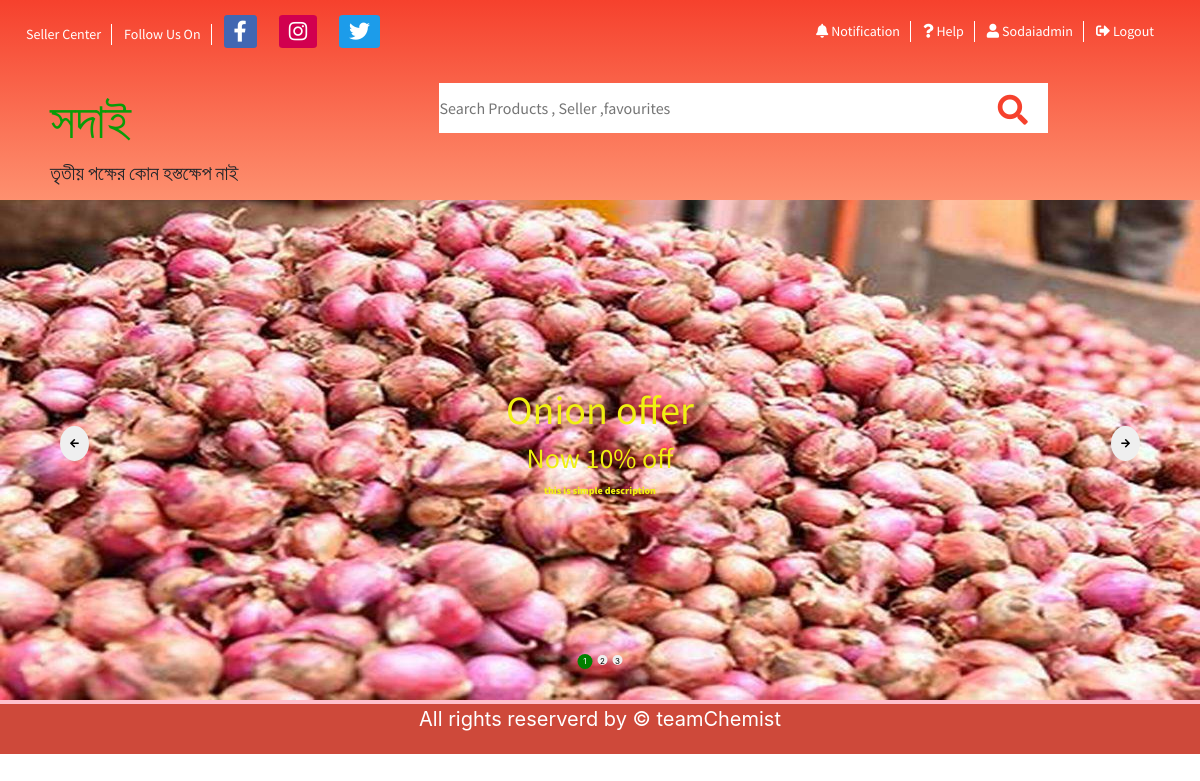
Page /sodai/offers/ (signed in) on the committed database.
### shopUser/models.py (models this page shows, shortened)
class CurrentOffer(models.Model):
    offerName=models.CharField(max_length=200)
    description=models.TextField()
    created_on = models.DateTimeField(auto_now_add=True)
    percentage=models.PositiveIntegerField(default=0)
    offerImage=models.ImageField(upload_to='OfferImage/',blank=False,null=True)
    class Meta:
        ordering = ['created_on']

### shopUser/views.py (the view)
# urls.py: path('offers/',userViews.OfferView,name="offers"),
def OfferView(request):
    if request.method=="GET":
        offerlist=CurrentOffer.objects.all()
        context={}
        context["offerlist"]=offerlist
        return render(request,'offers.html',context)

### templates/offers.html (shortened to what this page needs)
{% extends 'base.html'%}
{% load static %}

### templates/base.html (shortened to what this page needs)
{% load static %}
<!DOCTYPE html>
<html lang="en">
<head>
    <link rel="stylesheet" href="https://stackpath.bootstrapcdn.com/bootstrap/4.4.1/css/bootstrap.min.css">
    <link rel="stylesheet" href="https://cdnjs.cloudflare.com/ajax/libs/font-awesome/5.11.2/css/all.min.css">
    <link rel="stylesheet" href="{% static 'vendorCss/slick.css'%}">
    <link rel="stylesheet" href="{% static 'css/base.css' %}">
</head>
<body>
    <div class="navbarAndSearch">
     <div class="navbar mt-2">
         <ul class="left-ul">
             <li><a href="#">Seller Center</a></li>
             <li><a href="#">Follow us on </a> </li>
             <li><a class="social-links fb" href="#"><i class="fab fa-facebook-f"></i></a></li>
             <li><a class="social-links instagram" href="#"><i class="fab fa-instagram"></i></a></li>
             <li><a class="social-links twitter" href="#"><i class="fab fa-twitter"></i></a></li>
         </ul>
         <ul class="right-ul">
            <li><a href="#"><i class="fa fa-bell"></i>Notification</a></li>
            <li><a href="#"><i class="fa fa-question"></i>Help</a></li>
            {% if user.is_authenticated %}
            <li><a href="#"><i class="fa fa-user"></i>{{user.username}}</a></li>
            <li><a href="{% url 'logout' %}"><i class="fas fa-sign-out-alt"></i>Logout</a></li>
            {%else %}
            <li><a href="{% url 'signup'%}"><i class="fa fa-user-plus"></i>Sign Up</a></li>
            <li><a href="{% url 'login'%}"><i class="fa fa-user"></i>Login</a></li>
            {% endif %}
         </ul>
     </div>
     <div class="section group" style="margin-left: 50px;">
         <div class="logo">
              <a href="{% url 'home'%}">সদাই</a>
             <span>তৃতীয় পক্ষের কোন হস্তক্ষেপ নাই</span>
         </div>
         <div class="searchbar">
            <input class="form-group" type="text" placeholder="Search Products , Seller ,favourites">
            <a href="#"><i class="fa fa-search"></i></a>
         </div>
     </div>
    </div>
    {%block Carousal%}
    <div class="carousal-slide">
        {% for offer in offerlist %}
        <div class="single-slide" style=" background-image:url(..{{offer.offerImage.url}} );">
            <div class="inner-text">
                <h1>{{offer.offerName}}</h1>
                <h3>Now {{offer.percentage }}% off</h3>
                <p>this is simple description</p>
            </div>
        </div>
        {% endfor %}
    </div>
    {%endblock Carousal%}
    <div class="footer">
        <p>All rights reserverd by &copy; teamChemist</p>
    </div>
</body>
</html>

### static/css/base.css (style rules this page uses)
* { margin: 0; padding: 0; box-sizing: border-box; }
body { font-size: 62.5%; }
ul { list-style-type: none; }
.fb { background-color: #4267B2; }
.instagram { background-color: #D1004F; }
.twitter { background-color: #1C9CEA; }
.section { clear: both; padding: 0; margin: 0; }
.group:before, .group:after { content: ""; display: table; }
.group:after { clear: both; }
.group { zoom: 1; }
.navbarAndSearch { font-family: 'Source Sans Pro', sans-serif; position: relative; background: #f6412d; background: linear-gradient(#f6412d, rgba(253, 97, 50, 0.7)); width: 100%; overflow: hidden; }
.navbarAndSearch .left-ul { float: left; }
.navbarAndSearch .left-ul li { display: inline-block; font-size: 1.4em; text-transform: capitalize; padding: 0 10px; }
.navbarAndSearch .left-ul li a { color: #fff; text-decoration: none; }
.navbarAndSearch .left-ul .social-links { font-size: 1.5em; padding: 3px 10px; border-radius: 10%; }
.navbarAndSearch .left-ul li:nth-child(1), .navbarAndSearch .left-ul li:nth-child(2) { border-right: 1px solid #fff; }
.navbarAndSearch .right-ul { float: right; margin-right: 20px; }
.navbarAndSearch .right-ul li { display: inline-block; font-size: 1.4em; text-transform: capitalize; padding: 0 10px; border-right: 1px solid #fff; }
.navbarAndSearch .right-ul li a { color: #fff; text-decoration: none; }
.navbarAndSearch .right-ul li i { margin-right: 3px; }
.navbarAndSearch .right-ul li:last-child { border-right: none; }
.logo, .searchbar { display: block; float: left; margin: 1% 0 1% 1.6%; }
.logo { margin-left: 0; width: 32.26%; }
.logo a { font-size: 5em; color: #089c08; text-decoration: none; display: block; }
.logo span { font-size: 2em; }
.searchbar { width: 66.13%; }
.searchbar input { width: 80%; float: left; border: none; height: 50px; font-size: 1.6em; }
.searchbar a { display: inline-block; height: 50px; margin-left: -50px; margin-top: 5px; font-size: 3em; color: #f6412d; text-align: center; }
.carousal-slide { width: 100%; position: relative; margin: 0 auto; background: pink; box-sizing: border-box; }
.single-slide { height: 500px; position: relative; font-family: 'Source Sans Pro', sans-serif; overflow: hidden; background-repeat: no-repeat; background-position: center center; background-size: 100% 100%; }
.inner-text { position: absolute; top: 50%; left: 50%; transform: translate(-50%, -50%); color: #f0f012; font-weight: 800; text-align: center; }
.footer { background: #ce493a; height: 50px; text-align: center; font-size: 2em; color: #fff; }

### rows in the picture
CurrentOffer: offerImage (picture), offerName "Onion offer", percentage "10"

### other values in the picture
{{ user.username }} "Sodaiadmin"
